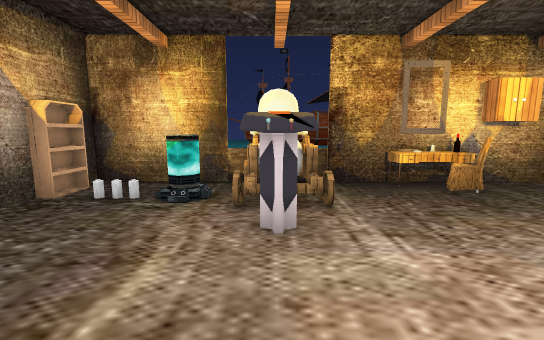
view 1 (above)

12 first-person views from a walk through a Unity game level. The camera is 1.3 m above the floor, tilts 8° down and sees 90° across. The floor is counted in squares, 1 m on a side. Each view is taken from the middle of a square. On the plan, view 1 faces up. The plan holds only what a view shows up to about 13 squares ahead; the rest is blank. The place goes on beyond the plan. The player character is not drawn. Door leaves are left out, so doorways stand open. Some surface patterns are stand-ins.

view 2
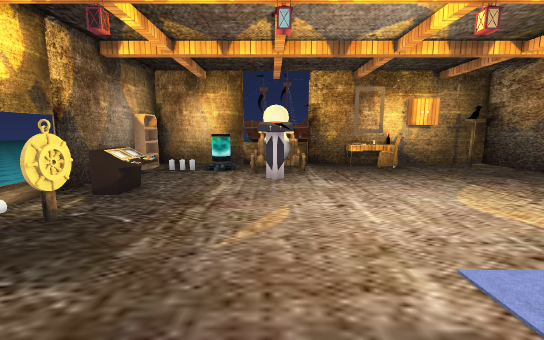

view 3
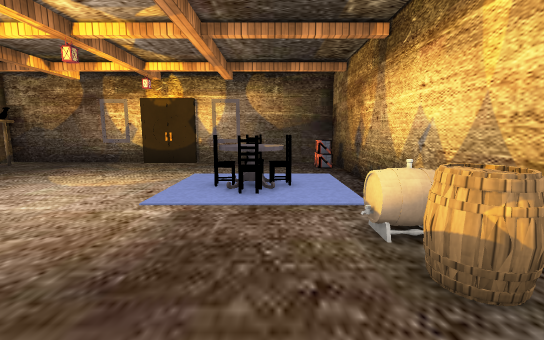

view 4
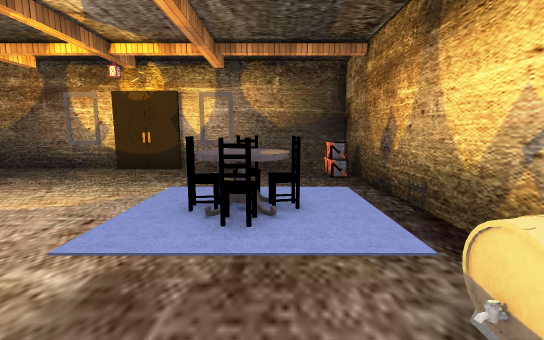

view 5
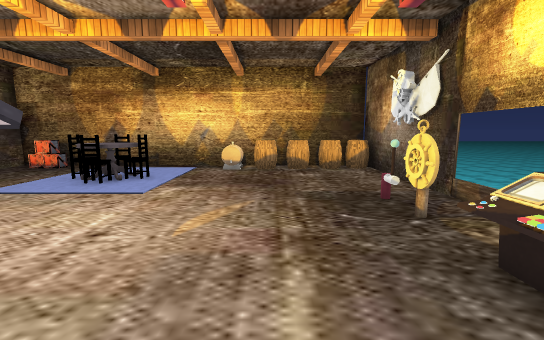

view 6
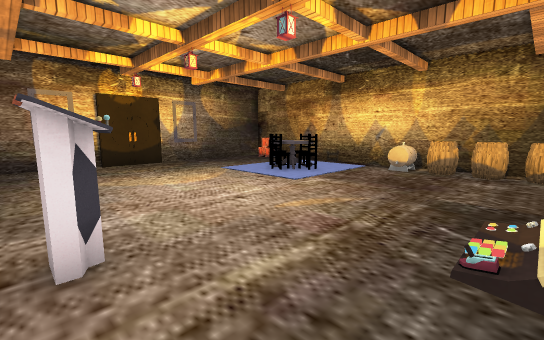

view 7
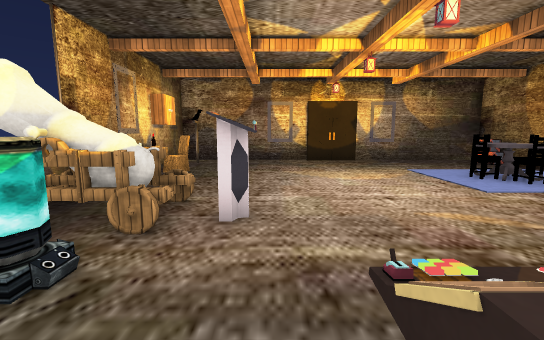

view 8
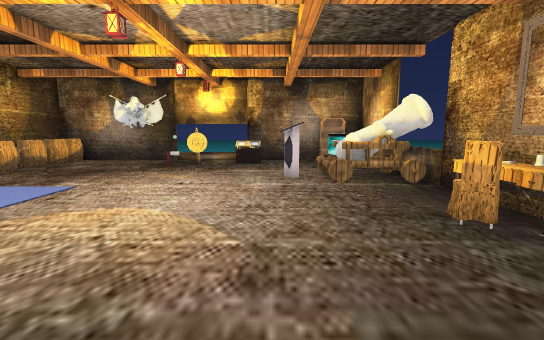

view 9
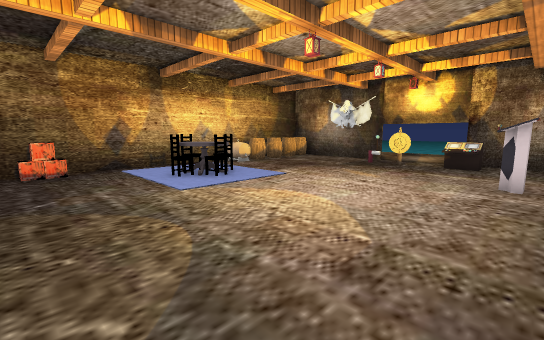

view 10
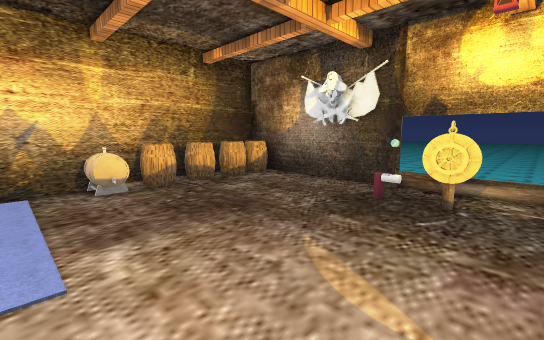

view 11
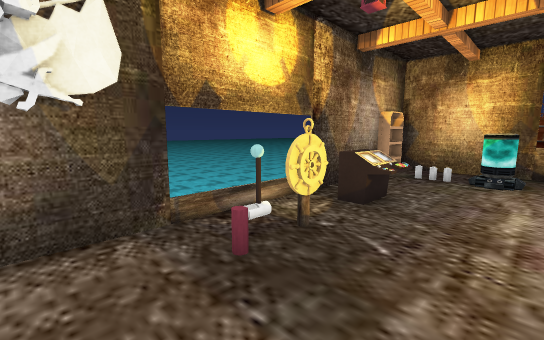

view 12
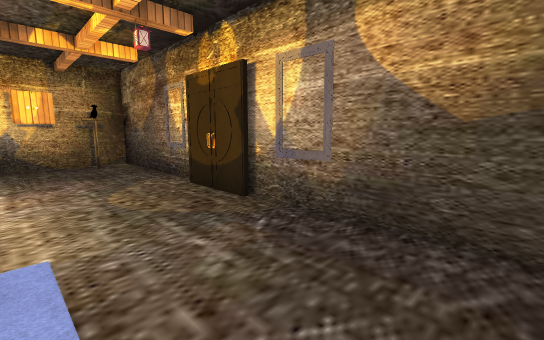

### Floor plan
Key: @ floor where view 1 was taken; # wall or solid block; x gap in a wall; . floor; = window, fence, low wall or low ledge; ≈ water the walk keeps out of; ^ raised ledge; C cannon; S shelf; T table; H chair; A cart; M monitor; W wheel; B barrel; R crate; O other object.
Columns run from 5 left of view 1 to 9 right of it. Each row starts with its distance up from view 1.
  7 ≈≈###C##### ≈≈≈
  6 SS...CC.THH.Ox≈
  5 #..OACO.......#
  4 #....O........#
  3 #.M..O........#
  2 ≈=O...........#
  1 ≈............#≈
  0 ≈.W..@.......#
 -1 ≈.O...........#
 -2 ≈#............#
 -3 ≈#......OO....#
 -4 #.......OO....#
 -5 #..BB#..  ....#
 -6 ≈BBBB^=.....R.#
 -7 ≈≈≈≈≈≈≈#####≈ ≈

Where each view was taken, in squares from view 1:
view 1: 0 up, 0 right, facing up
view 2: 4 down, 0 right, facing up
view 3: 4 down, 3 left, facing right
view 4: 4 down, 1 left, facing right
view 5: 4 up, 1 left, facing down
view 6: 4 up, 3 left, facing down-right
view 7: 3 up, 4 left, facing right
view 8: 3 up, 8 right, facing left
view 9: 4 up, 8 right, facing down-left
view 10: 1 up, 2 right, facing down-left
view 11: 3 down, 1 left, facing up-left
view 12: 5 down, 5 right, facing up-right
